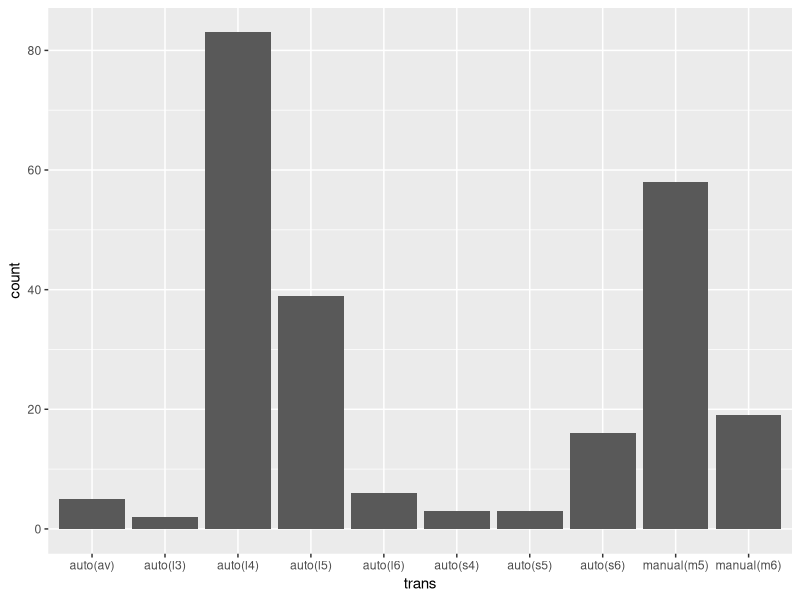
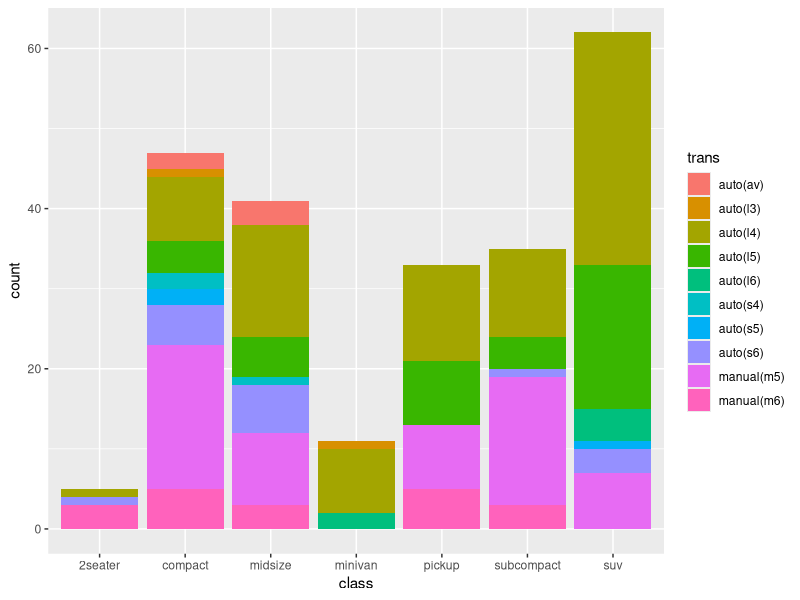
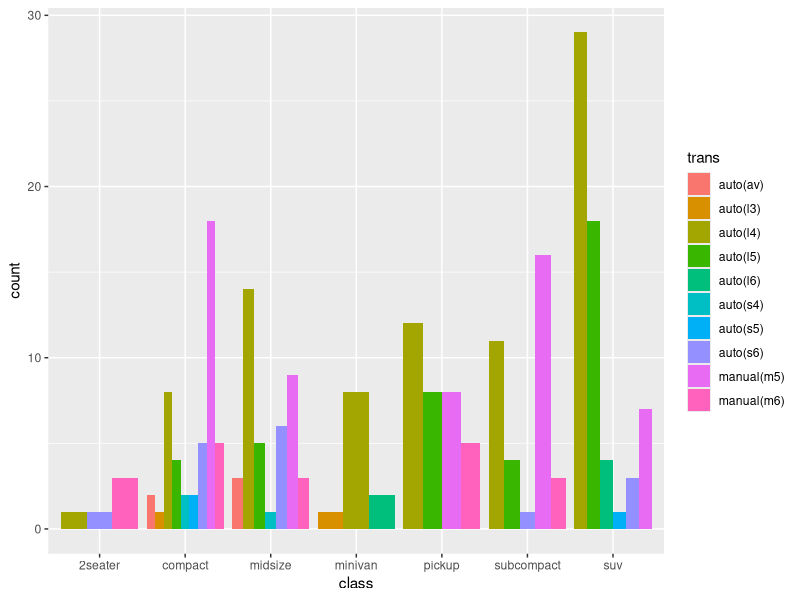
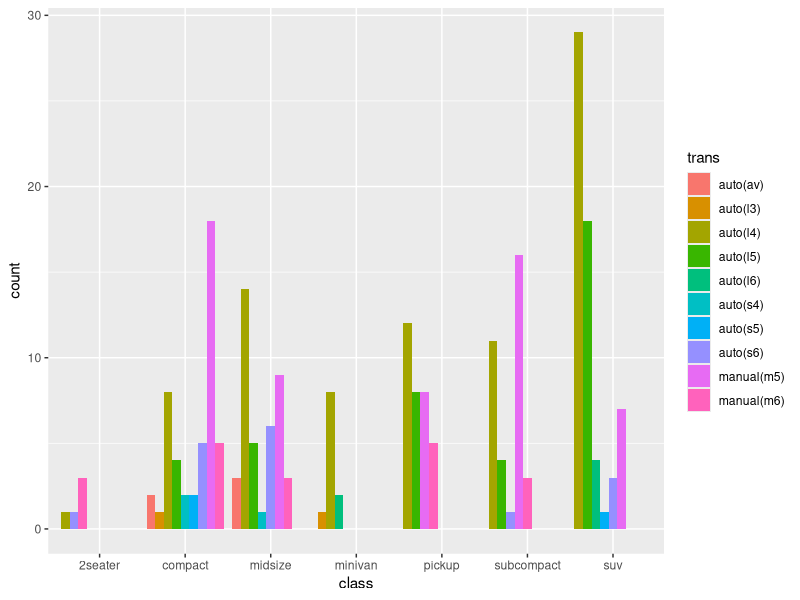
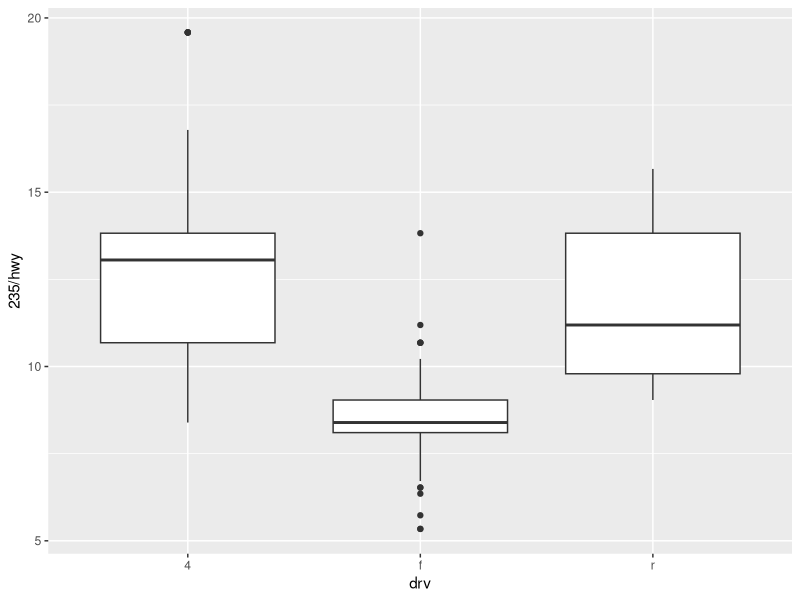
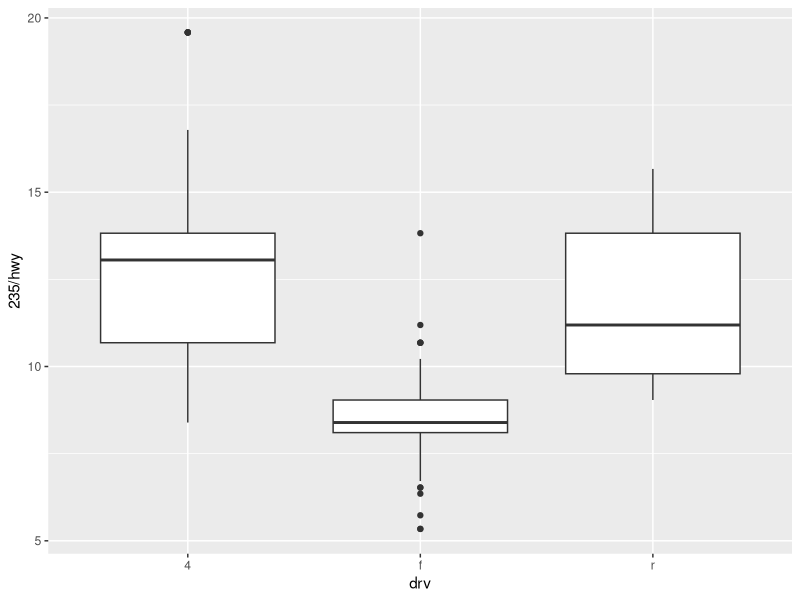
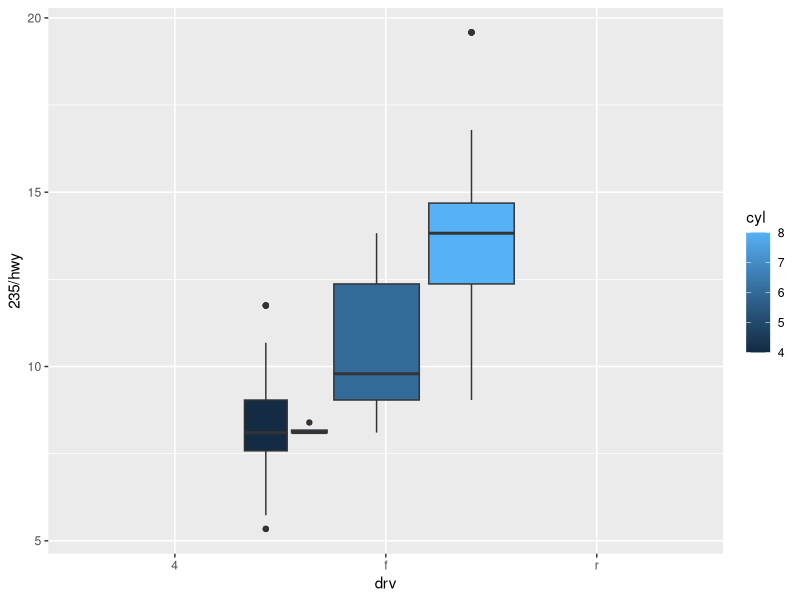
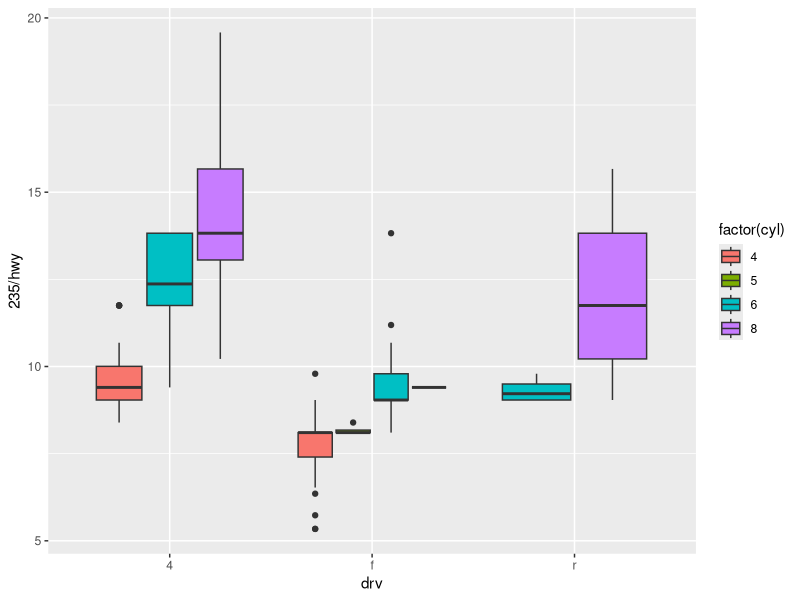

Generate these figures, in order, with R:
## ---- chunk 1
knitr::opts_chunk$set(echo = TRUE)
library(tidyverse)
knitr::opts_chunk$set(cache = TRUE)
## ---- chunk 2
ggplot(data = mpg) +
  geom_bar(mapping = aes(x = trans))
## ---- chunk 3
ggplot(data = mpg) +
  geom_bar(mapping = aes(x = class, fill = trans))
## ---- chunk 4
ggplot(data = mpg) +
  geom_bar(
    aes(x = class, fill = trans), 
    position = "dodge"
  )
## ---- chunk 5
ggplot(data = mpg) +
  geom_bar(
    aes(x = class, fill = trans), 
    position = position_dodge(preserve = "single")
  )
## ---- chunk 6
ggplot(data = mpg) +
  geom_boxplot(mapping = aes(x = drv, y = 235 / hwy))
## ---- chunk 7
ggplot(data = mpg) +
  geom_boxplot(mapping = aes(x = drv, y = 235 / hwy, fill = cyl))
## ---- chunk 8
ggplot(data = mpg) +
  geom_boxplot(
    mapping = aes(
      x = drv,
      y = 235 / hwy,
      fill = cyl,
      group = cyl
    )
  )
## ---- chunk 9
ggplot(data = mpg) +
  geom_boxplot(
    mapping = aes(
      x = drv,
      y = 235 / hwy,
      fill = factor(cyl)
    )
  )
## ---- chunk 10
ggplot(data = mpg) +
  geom_boxplot(
    mapping = aes(
      x = drv,
      y = 235 / hwy,
      fill = factor(cyl)
    ),
    position = "identity"
  )
